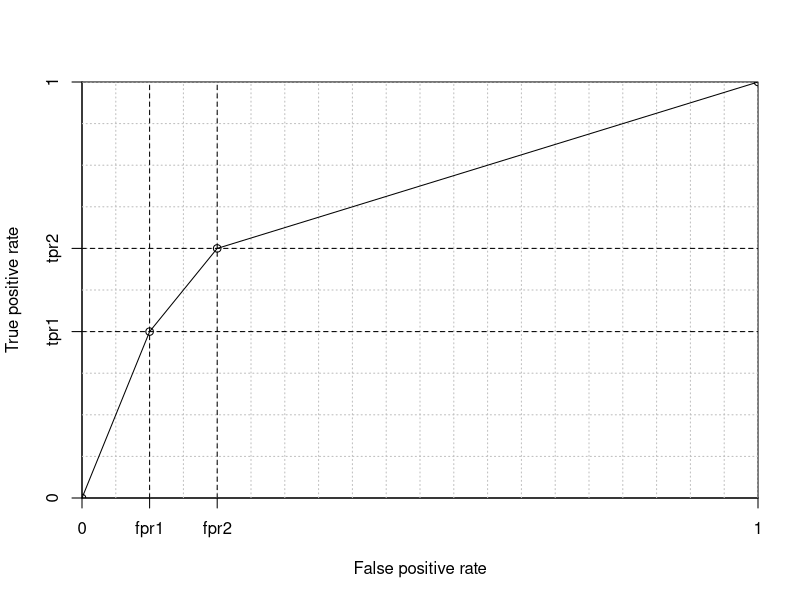

This figure's R source:
## ---- chunk 1
#| echo: false

h <- 500 # height of plot
w <- 500 # width of plot
# w <- 360 # width of plot
grid.step <- 50

# print to a file
# png(height = h, width = w, filename = "pn-nested.png")
# windows(height = h, width = w)

plot( c(0,w), c(0,h),  
     xaxs = "i",yaxs = "i",
     xaxt = 'n', yaxt = 'n',
     type = "n",
     xlab = "False positive rate", ylab = "True positive rate")
     
x <- c(0,  50,  100,  500)
y <- c(0, 200,  300,  500)

# draw axes
axis(2,y,labels=c('0','tpr1','tpr2','1'))
axis(1,x,labels=c('0','fpr1','fpr2','1'))

# add a grid
# grid seems to be buggy
#grid (nx = w/grid.step, ny = h/grid.step)
gx <- grid.step/2
while (gx <= w) {
  abline(v = gx, col="gray", lty="dotted")
  gx <- gx + grid.step/2
}
gy <- grid.step
while (gy <= h) {
  abline(h = gy, col="gray", lty="dotted")
  gy <- gy + grid.step
}

# draw diagonal
# abline(c(0,h/w),lty=3)

# label the points
#text( x[1]+10, y[1]+10, "A")
#text( x[2:3]+10, y[2:3], labels=c("B","C"))
#text( x[4]-10, y[4]-15, "D")


# now draw nested grids
for (i in 2:3) {
  abline(v=x[i],lty='dashed')
  abline(h=y[i],lty='dashed')
}

# draw curve
lines( x, y, lty=1, type='o')

# close file
#dev.off()
